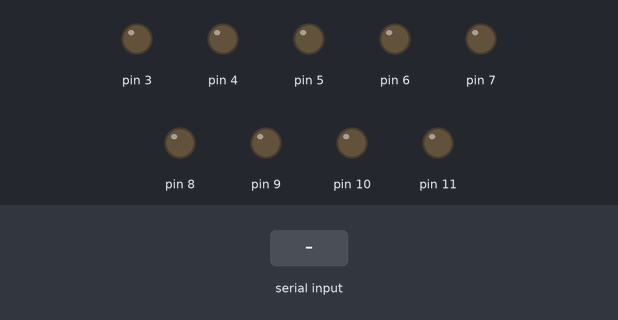
Recording of a sketch running on a simulated Arduino Uno, built with avr-gcc and run on an emulated ATmega328P. Shown: output pins drawn as LEDs (lit = HIGH). The inputs (shaded band) are chosen by the test bench.

Above: at 1.2 s.
1.3 s: "A90\n" received over Serial
At 1.45 s:
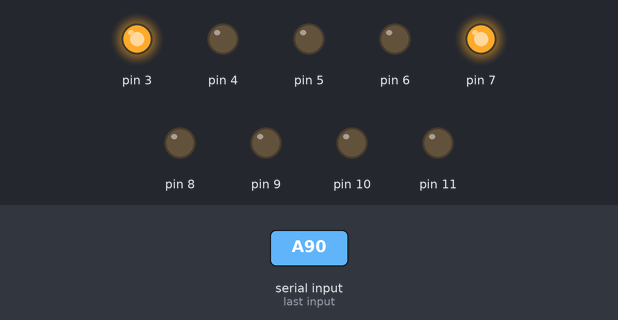
3.1 s: "A" received over Serial
At 4.14 s:
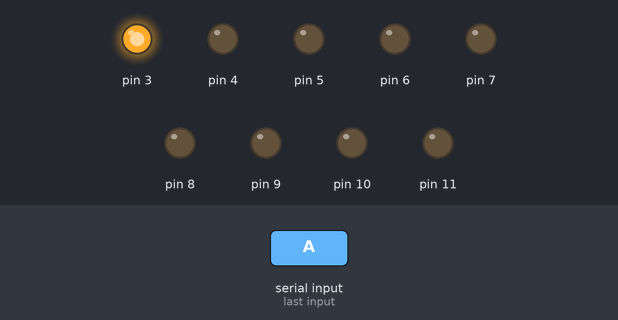
Timing chart, 0 to 6.1 s (numbered marks = the images above; inputs shaded):
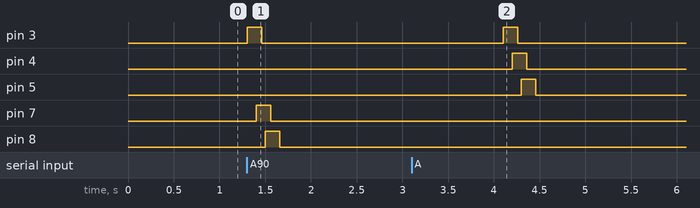

The sketch:

arduino.ino
```cpp
void setup() {
  Serial.begin(9600);
  pinMode(3, OUTPUT);
  pinMode(4, OUTPUT);
  pinMode(5, OUTPUT);
  pinMode(6, OUTPUT);
  pinMode(7, OUTPUT);
  pinMode(8, OUTPUT);
  pinMode(9, OUTPUT);
  pinMode(10, OUTPUT);
  pinMode(11, OUTPUT);
}

// 기울기 2~5
int A1_result_1(float intensity) {
  if (intensity < 0.4){
    intensity = 0.4;
  }
  int result = int(sqrt(1 - ((intensity - 0.4) / (1.0 - 0.4))) * 255);
  return result;
}
int A2_result_1(float intensity) {
  if (intensity < 0.4){
    intensity = 0.4;
  }
  int result = int(sqrt((intensity - 0.4) / (1.0 - 0.4)) * 255);
  return result;
}

// 기울기 -2~-5
int A1_result_2(float intensity) {
  if (intensity > -0.4){
    intensity = -1.0;
  }
  int result = int(sqrt(1 - ((intensity + 1.0) / (-0.4 + 1.0))) * 255);
  return result;
}
int A2_result_2(float intensity) {
  if (intensity > -0.4){
    intensity = -1.0;
  }
  int result = int(sqrt((intensity + 1.0) / (- 0.4 + 1.0)) * 255);
  return result;
}

// 기울기 1~2

void loop() {
  if(Serial.available()){
    char val = Serial.read(); // read 후에는 값이 비어있다.
    char val2; // 값을 저장해 놓을 변수
    bool read = false;
    switch (val)
    {
      // A
      case 'A':
      val2 = 'A';
      read = true;
      break;
      // B
      case 'B':
      val2 = 'B';
      read = true;
      break;
      // C
      case 'C':
      val2 = 'C';
      read = true;
      break;
      // D
      case 'D':
      val2 = 'D';
      read = true;
      break;
      // E
      case 'E':
      val2 = 'E';
      read = true;
      break;
      // F
      case 'F':
      val2 = 'F';
      read = true;
      break;
      // Z
      case 'Z':
      break;
    }

    if (read) // Z외의 나머지 문자가 들어온 경우
    {
      if (val2 == 'A') {
        // 이거 함수로 만들기
        float intensity = Serial.parseFloat(); // 프로세싱을 통해 받은 값 (2/slope)
        float intensity_ = intensity/2;
        unsigned long duration = 160;      // 각 actuator의 동작 기간 (160은 임의의 값)
        unsigned long SOA = 98.5;          // 각 actuator 간의 간격 (Apparent Motion 수식에 대입한 값)
        unsigned long time_set = millis(); // 시작 시간 (msec단위이기 때문에 최대한 시작 지점에 가깝게 작성해야한다)
        while (millis() <= time_set + SOA){
          analogWrite(3,255);
        };
        while (time_set + SOA <= millis() && millis() <= time_set + SOA + (duration - SOA)){
          analogWrite(4,A1_result_1(intensity_));
          analogWrite(7,A2_result_1(intensity_));
        }
        analogWrite(3,0);
        while (time_set + SOA + (duration - SOA) <= millis() && millis() <= time_set + SOA + SOA){
        }
        while (time_set + SOA + SOA <= millis() && millis() <= time_set + SOA + SOA + (duration - SOA)){
          analogWrite(5,A1_result_1(intensity));
          analogWrite(8,A2_result_1(intensity));
        }
        analogWrite(4,0);
        analogWrite(7,0);
        while (time_set + SOA + SOA + (duration - SOA) <= millis() && millis() <= time_set + SOA + SOA + duration){
        }
        analogWrite(5,0);
        analogWrite(8,0);
      }
    }
    else {
      analogWrite(3,0);
      analogWrite(4,0);
      analogWrite(5,0);
      analogWrite(6,0);
      analogWrite(7,0);
      analogWrite(8,0);
      analogWrite(9,0);
      analogWrite(10,0);
      analogWrite(11,0);
    }
  }
}
```

Measured:
- after the input at 1.3 s, pin 3: LOW → HIGH at once, → LOW 0.16 s later; pin 7: LOW → HIGH after 0.10 s, → LOW 0.16 s later; pin 8: LOW → HIGH after 0.20 s, → LOW 0.16 s later
- after the input at 3.1 s, pin 3: LOW → HIGH after 1.0 s, → LOW 0.16 s later; pin 4: LOW → HIGH after 1.1 s, → LOW 0.16 s later; pin 5: LOW → HIGH after 1.2 s, → LOW 0.16 s later
